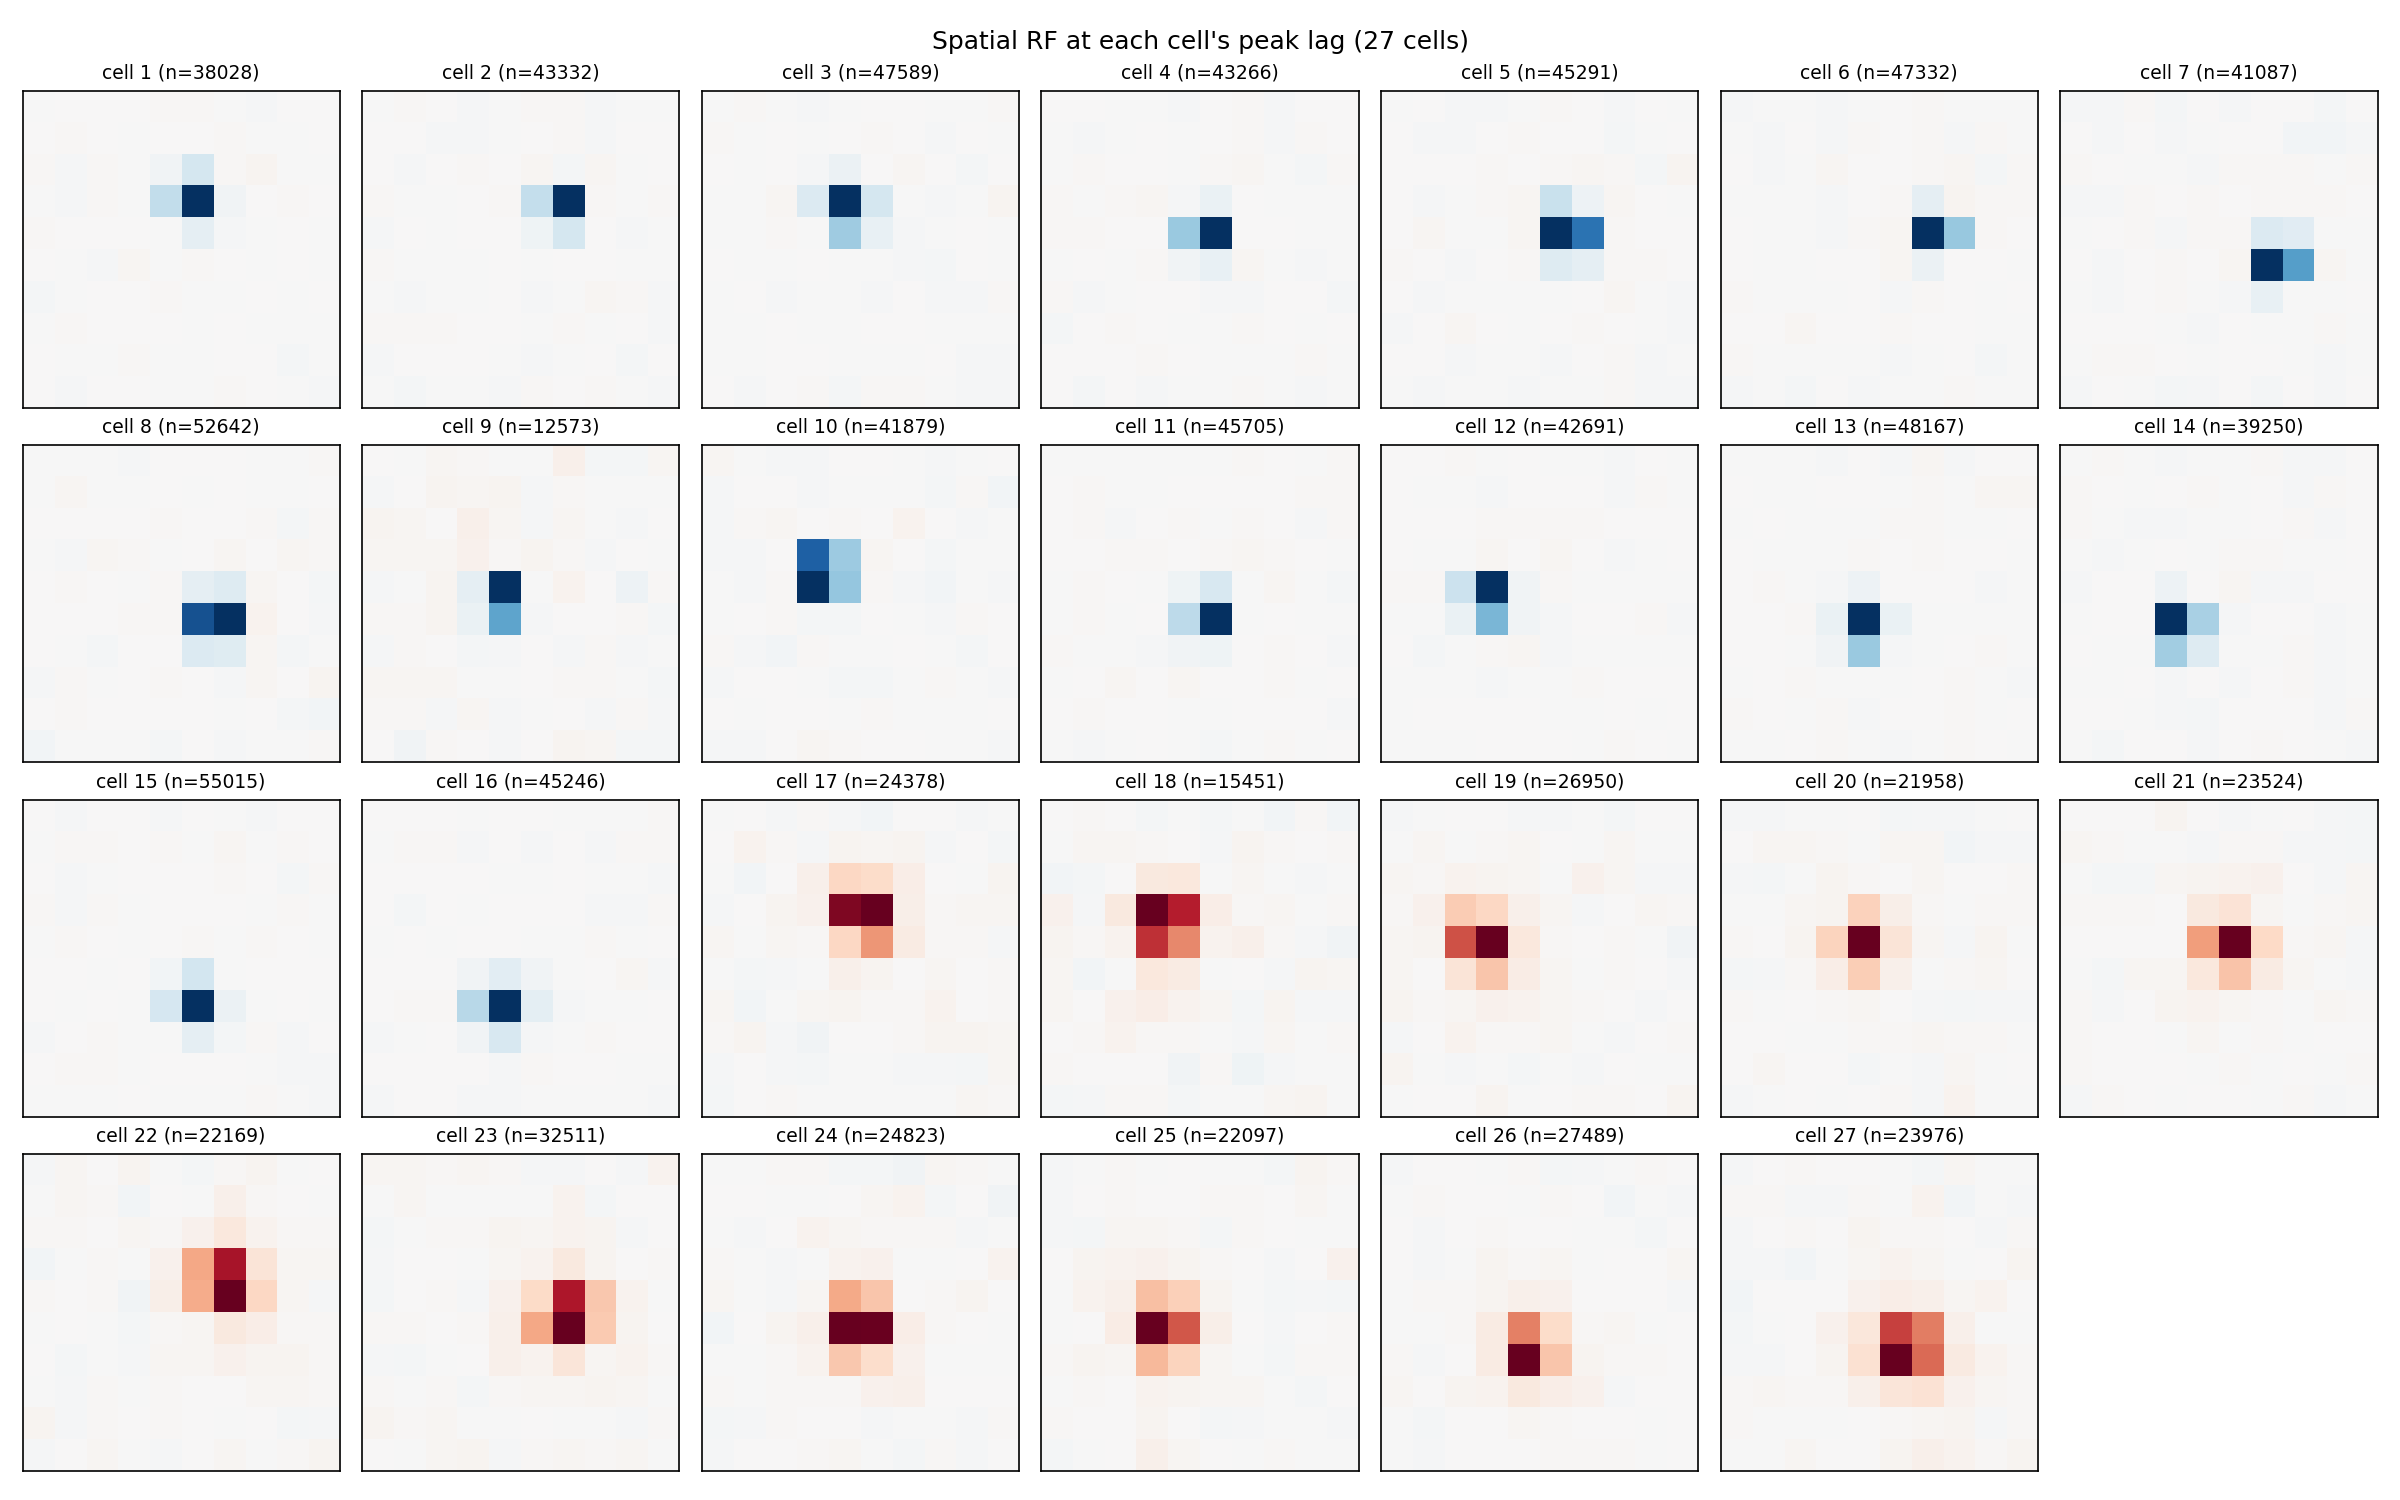

Here is the Python script that generated this plot:
"""Compute the STA for all 27 cells and plot the peak-lag spatial RF for each,
as a sanity check across the population before building any predictive model."""

import numpy as np
import matplotlib.pyplot as plt

from retina_lib import load_training_data, compute_sta, NX, NY, NLAGS

Stim, SpTimes = load_training_data()
ncells = SpTimes.shape[0]

fig, axes = plt.subplots(4, 7, figsize=(16, 10))
axes = axes.flatten()

stas = []
for c in range(ncells):
    spike_times = SpTimes[c].flatten()
    sta, sps, nspikes = compute_sta(Stim, spike_times)
    stas.append(sta)

    # peak lag = the row with largest |value| anywhere in space
    peak_lag = np.argmax(np.abs(sta).max(axis=1))
    rf = sta[peak_lag, :].reshape(NX, NY)
    vmax = np.abs(rf).max()

    ax = axes[c]
    ax.imshow(rf, cmap="RdBu_r", vmin=-vmax, vmax=vmax)
    ax.set_title(f"cell {c+1} (n={int(nspikes)})", fontsize=9)
    ax.set_xticks([])
    ax.set_yticks([])

for ax in axes[ncells:]:
    ax.axis("off")

fig.suptitle("Spatial RF at each cell's peak lag (27 cells)")
fig.tight_layout()
fig.savefig("sta_all_cells.png", dpi=150)
print("Saved sta_all_cells.png")

np.save("stas_all_cells.npy", np.array(stas))
print(f"Saved stas_all_cells.npy, shape {np.array(stas).shape}")
